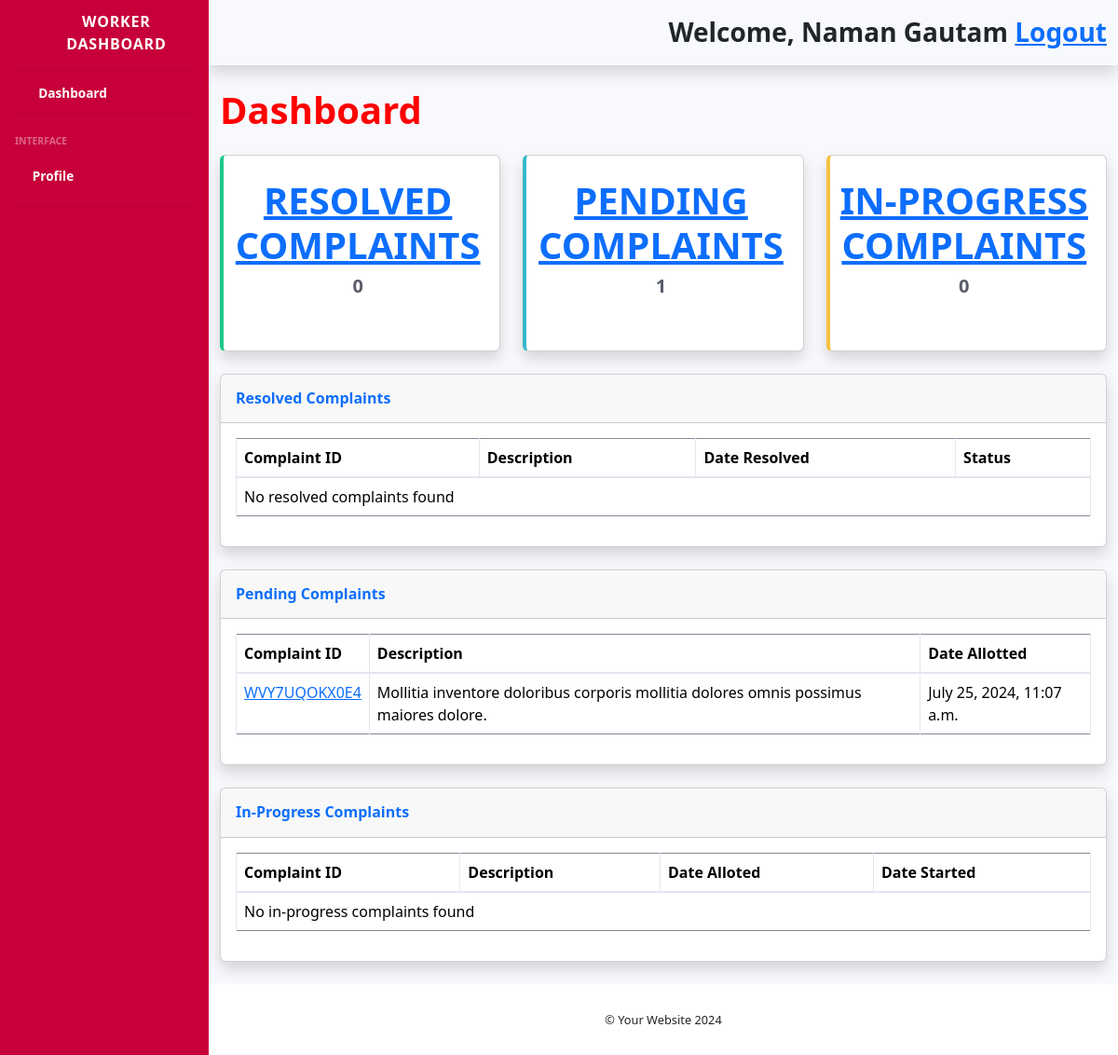
The app's page /worker_dashboard/ (signed in), older data.
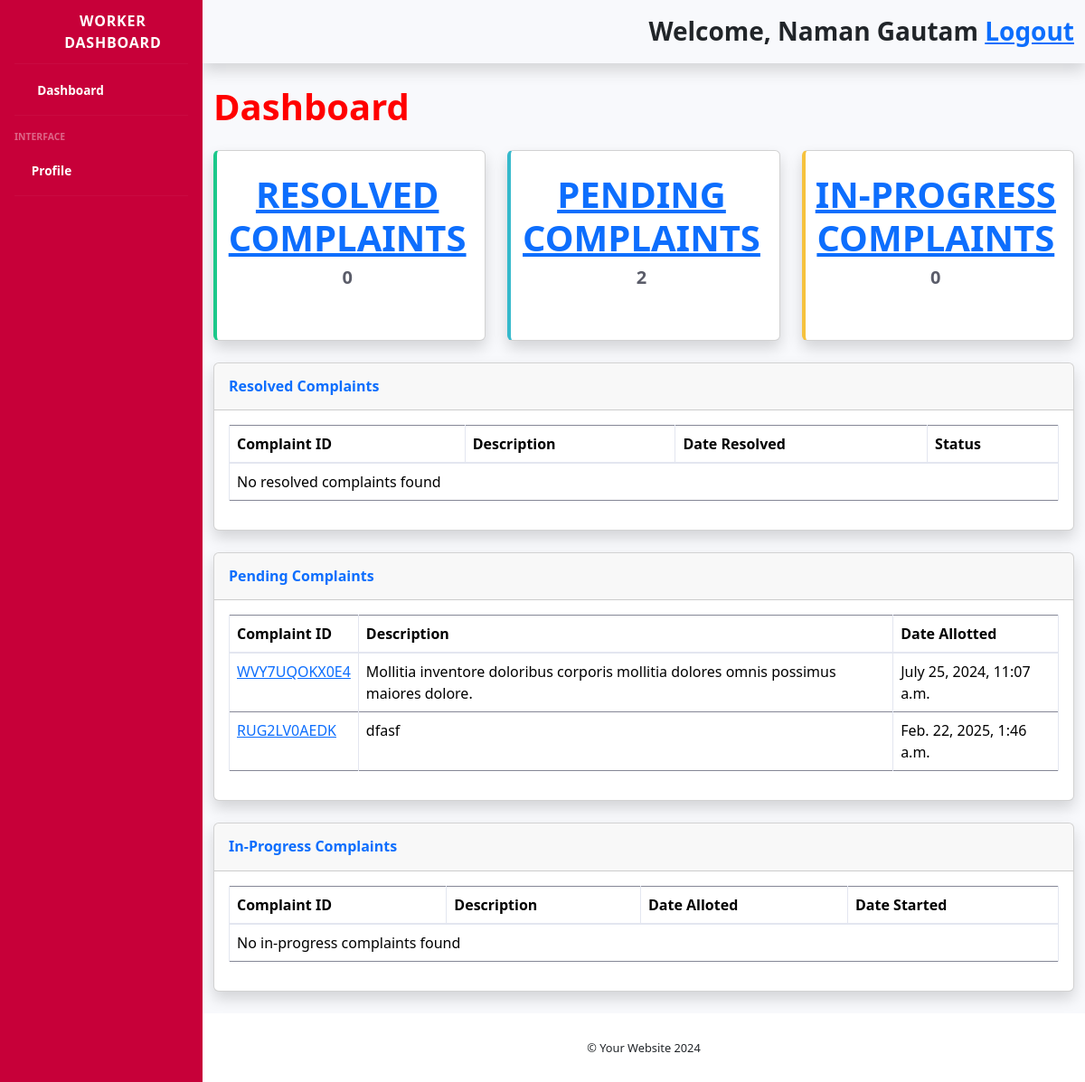
The same page, newer data.
### app1/models.py (models this page shows, shortened)
class Complaint(models.Model):
    STATUS_CHOICES = (
        ('Pending', 'Pending'),
        ('Accepted', 'Accepted'),
        ('Allotted', 'Allotted'),
        ('In Progress', 'In Progress'),
        ('Resolved', 'Resolved'),
        ('Rejected', 'Rejected')
    )
    RESOLUTION_CHOICES = (
        ('Normal', 'Normal (10-15 days)'),
        ('Immediate', 'Immediate (3-4 days)'),
    )
    id = models.CharField(max_length=16, primary_key=True)  # Define id field explicitly
    title = models.CharField(max_length=200)
    Email= models.EmailField(null=False, blank=False)
    Phone_number=PhoneNumberField(max_length=13,null=False, blank=False)
    description = models.TextField()
    department = models.ForeignKey(Department, on_delete=models.CASCADE)
    raised_by = models.CharField(max_length=100)
    raised_at = models.DateTimeField(auto_now_add=True)
    date_alloted = models.DateTimeField(null=True, blank=True)
    date_started = models.DateTimeField(null=True, blank=True)
    date_resolved = models.DateTimeField(null=True, blank=True)
    resolution_time = models.CharField(max_length=20, choices=RESOLUTION_CHOICES, default='Normal')
    status = models.CharField(max_length=20, choices=STATUS_CHOICES, default='Pending')
    assigned_to = models.ForeignKey('assign',on_delete=models.CASCADE, null=True, blank=True)
    image = models.FileField(upload_to='complaint_images/', null=False, blank=False, default=FileNotFoundError)

### app1/views.py (the view, shortened to what this page needs)
# urls.py: path('worker_dashboard/', views.worker_dashboard, name='worker_dashboard'),
@login_required(login_url='worker_login')
def worker_dashboard(request):
    if request.user.is_authenticated:
        try:
            current_assign = Assign.objects.get(user=request.user)
        except Assign.DoesNotExist:
            current_assign = None
        if current_assign:
            resolved_complaints = Complaint.objects.filter(assigned_to=current_assign, status='Resolved')
            pending_complaints = Complaint.objects.filter(assigned_to=current_assign, status='Allotted')
            in_progress_complaints = Complaint.objects.filter(assigned_to=current_assign, status='In Progress')
            resolved_count = resolved_complaints.count()
            pending_count = pending_complaints.count()
            in_progress_count = in_progress_complaints.count()
        context = {
            'assign': current_assign,
            'resolved_count': resolved_count,
            'pending_count': pending_count,
            'in_progress_count': in_progress_count,
            'resolved_complaints': resolved_complaints,
            'pending_complaints': pending_complaints,
            'in_progress_complaints': in_progress_complaints,
        }
        return render(request, 'worker_dashboard.html', context)
    else:
        return render(request, 'worker_login.html')

### app1/Templates/worker_dashboard.html (shortened to what the changed rows need)
{% load static %}
<!DOCTYPE html>
<html lang="en">
<head>
    <link href="{% static 'vendor/fontawesome-free/css/all.min.css' %}" rel="stylesheet">
    <link href="{% static 'css/sb-admin-2.min.css' %}" rel="stylesheet">
    <link href="https://cdn.jsdelivr.net/npm/bootstrap@5.3.3/dist/css/bootstrap.min.css" rel="stylesheet">
</head>
<body id="page-top">
    <div id="wrapper">
        <div id="content-wrapper" class="d-flex flex-column">
            <div id="content">
                <nav class="navbar navbar-expand navbar-light topbar mb-4 static-top shadow">
                    <ul class="navbar-nav ml-auto">
                        <li class="nav-item">
                            <div class="container">
                                <div class="row">
                                    <div class="col">
                                        <div class="text-end">
                                            <h1 class="h3 mb-0 fw-bolder text-800 text-capitalize">Welcome, {{ assign.name }}
                                                {% if user.is_authenticated %}
                                                    <a href="{% url 'worker_logout' %}">Logout</a>
                                                {% endif %}
                                            </h1>
                                        </div>
                                    </div>
                                </div>
                            </div>
                        </li>
                    </ul>
                </nav>
                <div class="container-fluid">
                    <div class="d-sm-flex align-items-center justify-content-between mb-4" style="color: red;">
                        <h1 class="h1 mb-0 fw-bolder text-800 text-center">Dashboard</h1>
                    </div>
                    <div class="row">
                        <div class="col-xl-4 col-md-12 mb-lg-4">
                            <div class="card border-left-info shadow h-100 py-2">
                                <div class="card-body">
                                    <div class="row no-gutters align-items-center">
                                        <div class="col mr-2">
                                            <div class="h1 text-center font-weight-bold text-info text-uppercase mb-8">
                                                <a href="/worker_pending_complaints">pending complaints</a>
                                            </div>
                                            <div class="h5 mb-0 font-weight-bold text-center text-gray-800">{{ pending_count }}</div>
                                        </div>
                                    </div>
                                </div>
                            </div>
                        </div>
                    </div>
                    <div class="card shadow mb-4">
                        <div class="card-body">
                            <div class="table-responsive">
                                <table class="table table-bordered" id="dataTable" width="100%" cellspacing="0">
                                    <thead>
                                        <tr>
                                            <th>Complaint ID</th>
                                            <th>Description</th>
                                            <th>Date Resolved</th>
                                            <th>Status</th>
                                        </tr>
                                    </thead>
                                </table>
                            </div>
                        </div>
                    </div>
                    <div class="card shadow mb-4">
                        <div class="card-body">
                            <div class="table-responsive">
                                <table class="table table-bordered" id="dataTable" width="100%" cellspacing="0">
                                    <thead>
                                        <tr>
                                            <th>Complaint ID</th>
                                            <th>Description</th>
                                            <th>Date Allotted</th>
                                        </tr>
                                    </thead>
                                    <tbody>
                                        {% for complaint in pending_complaints %}
                                        <tr>
                                            <td><a href="{% url 'complaint_detail' complaint.id %}">{{ complaint.id }}</a></td>
                                            <td>{{ complaint.description }}</td>
                                            <td>{{ complaint.date_alloted }}</td>
                                        </tr>
                                        {% empty %}
                                        <tr>
                                            <td colspan="3">No pending complaints found</td>
                                        </tr>
                                        {% endfor %}
                                    </tbody>
                                </table>
                            </div>
                        </div>
                    </div>
                    <div class="card shadow mb-4">
                        <div class="card-body">
                            <div class="table-responsive">
                                <table class="table table-bordered" id="dataTable" width="100%" cellspacing="0">
                                    <thead>
                                        <tr>
                                            <th>Complaint ID</th>
                                            <th>Description</th>
                                            <th>Date Alloted</th>
                                            <th>Date Started</th>
                                        </tr>
                                    </thead>
                                </table>
                            </div>
                        </div>
                    </div>
                </div>
            </div>
        </div>
    </div>
</body>
</html>

Row changes from the older to the newer data that the page shows:
added Complaint: id "RUG2LV0AEDK", description "dfasf", date_alloted "Feb. 22, 2025, 1:46 a.m."
Text that changed along with them:
{{ pending_count }}: "1" → "2"
